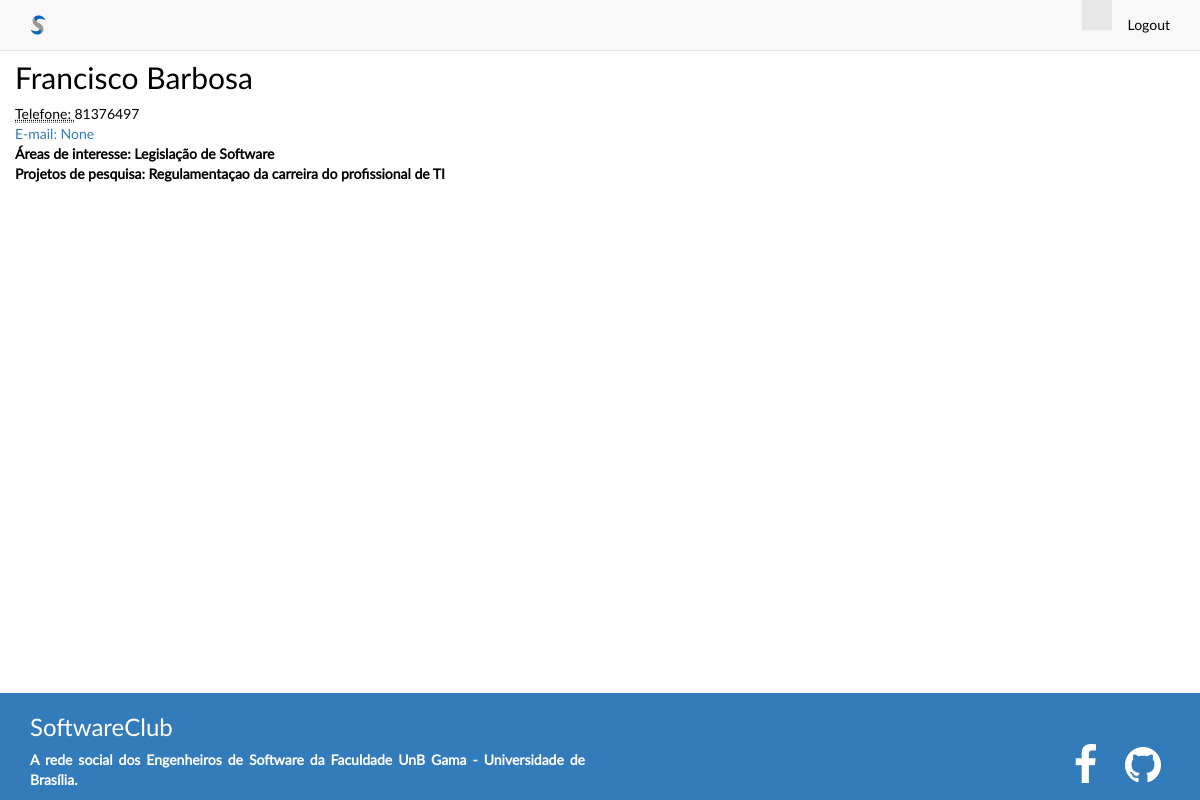
/perfis/1 (signed in), run on the app's committed database.
### perfis/models.py (models this page shows, shortened)
class Perfil(models.Model):
    nome = models.CharField(max_length=255, null=False)
    telefone = models.CharField(max_length=15, null=False)
    areas_de_interesse = models.CharField(max_length=255, null=False)
    projetos_de_pesquisa = models.CharField(max_length=255, null=False)
    """perfil se relaciona com si mesmo numa relação
    muitos para muitos"""
    contatos = models.ManyToManyField('self')
    usuario = models.OneToOneField(User, related_name="perfil")
    @property
    def email(self):
        self.usuario.email

### perfis/views.py (the view)
# urls.py: url(r'^perfis/(?P<perfil_id>\d+)$', views.exibir, name='exibir'),
@login_required
def exibir(request, perfil_id):
    perfil = Perfil.objects.get(id=perfil_id)
    perfil_logado = get_perfil_logado(request)
    is_contato = perfil in perfil_logado.contatos.all()
    if perfil == perfil_logado:
        proprio_perfil = True
    else:
        proprio_perfil = False
    """render: retorna o mesmo request, o nome do template e um
    dicionário com os dados que se pretende disponibilizar no template """
    return render(request, 'perfil.html', {"perfil": perfil, "is_contato": is_contato, "proprio_perfil" : proprio_perfil})

### perfis/views.py (called while the page is built)
@login_required
def get_perfil_logado(request):
    return request.user.perfil

### perfis/templates/perfil.html (shortened to what this page needs)
{% extends "base.html" %}
{% block body %}
<div class="row">
  <div class="col-lg-12">
    <h2 style="margin-top: 0">{{perfil.nome}}</h2>
    <address>
      <abbr title="Telefone">Telefone: </abbr>{{perfil.telefone}}<br>
      <a href="malito:{{perfil.email}}">E-mail: {{perfil.email}}</a><br>
      <strong>Áreas de interesse: {{perfil.areas_de_interesse}}<strong><br>
      <strong>Projetos de pesquisa: {{perfil.projetos_de_pesquisa}}<strong><br>
    </address>
  </div>
</div>
{% endblock %}

### data on the page
Perfil: nome "Francisco Barbosa", telefone "81376497", email "None", areas_de_interesse "Legislação de Software", projetos_de_pesquisa "Regulamentaçao da carreira do profissional de TI"
